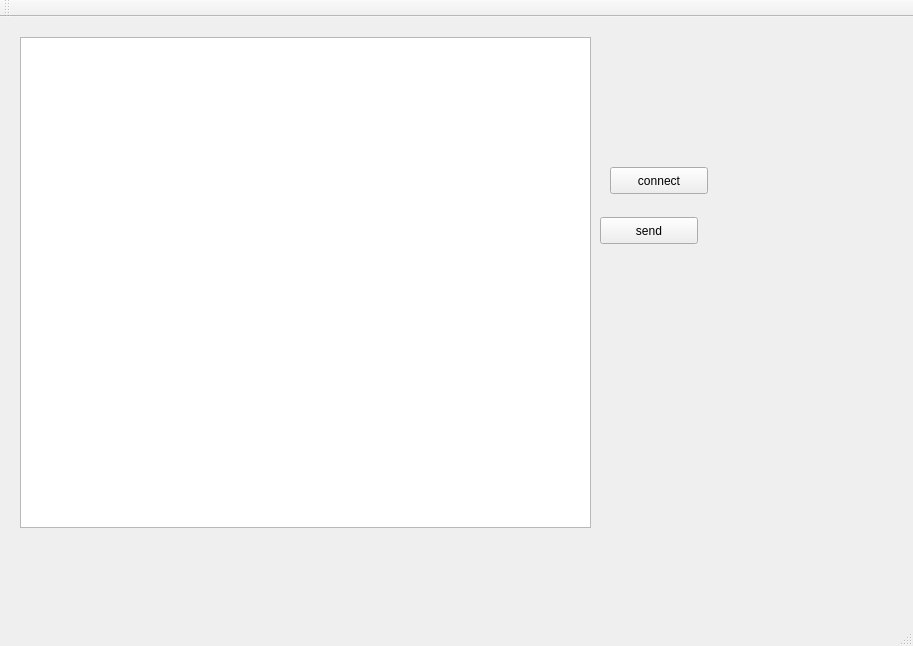
<?xml version="1.0" encoding="UTF-8"?>
<ui version="4.0">
 <class>GameFrame</class>
 <widget class="QMainWindow" name="GameFrame">
  <property name="geometry">
   <rect>
    <x>0</x>
    <y>0</y>
    <width>913</width>
    <height>646</height>
   </rect>
  </property>
  <property name="windowTitle">
   <string>Super Melee</string>
  </property>
  <widget class="QWidget" name="centralWidget">
   <widget class="QPushButton" name="pushButton">
    <property name="geometry">
     <rect>
      <x>610</x>
      <y>150</y>
      <width>98</width>
      <height>27</height>
     </rect>
    </property>
    <property name="text">
     <string>connect</string>
    </property>
   </widget>
   <widget class="QPushButton" name="pushButton_2">
    <property name="geometry">
     <rect>
      <x>600</x>
      <y>200</y>
      <width>98</width>
      <height>27</height>
     </rect>
    </property>
    <property name="text">
     <string>send</string>
    </property>
   </widget>
   <widget class="QGraphicsView" name="graphicsView">
    <property name="geometry">
     <rect>
      <x>20</x>
      <y>20</y>
      <width>571</width>
      <height>491</height>
     </rect>
    </property>
   </widget>
  </widget>
  <widget class="QMenuBar" name="menuBar">
   <property name="geometry">
    <rect>
     <x>0</x>
     <y>0</y>
     <width>913</width>
     <height>28</height>
    </rect>
   </property>
  </widget>
  <widget class="QToolBar" name="mainToolBar">
   <attribute name="toolBarArea">
    <enum>TopToolBarArea</enum>
   </attribute>
   <attribute name="toolBarBreak">
    <bool>false</bool>
   </attribute>
  </widget>
  <widget class="QStatusBar" name="statusBar"/>
 </widget>
 <layoutdefault spacing="6" margin="11"/>
 <resources/>
 <connections/>
</ui>
